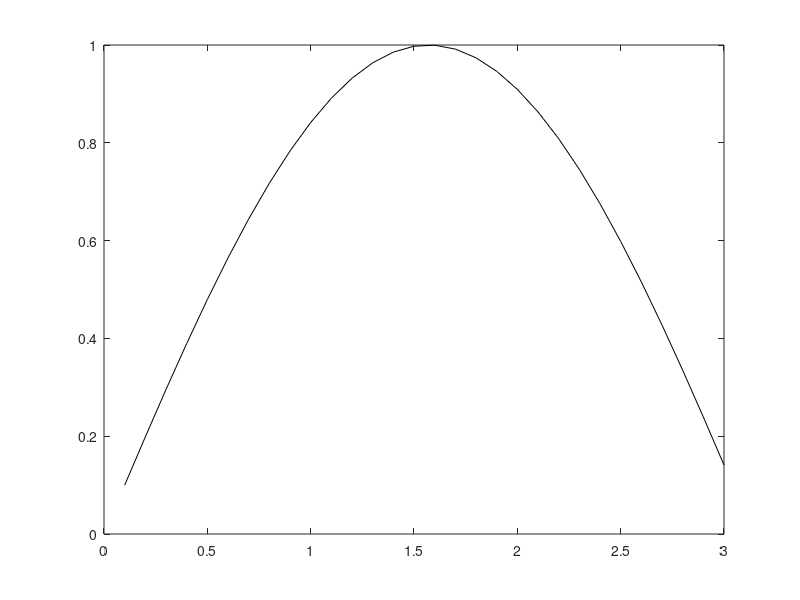
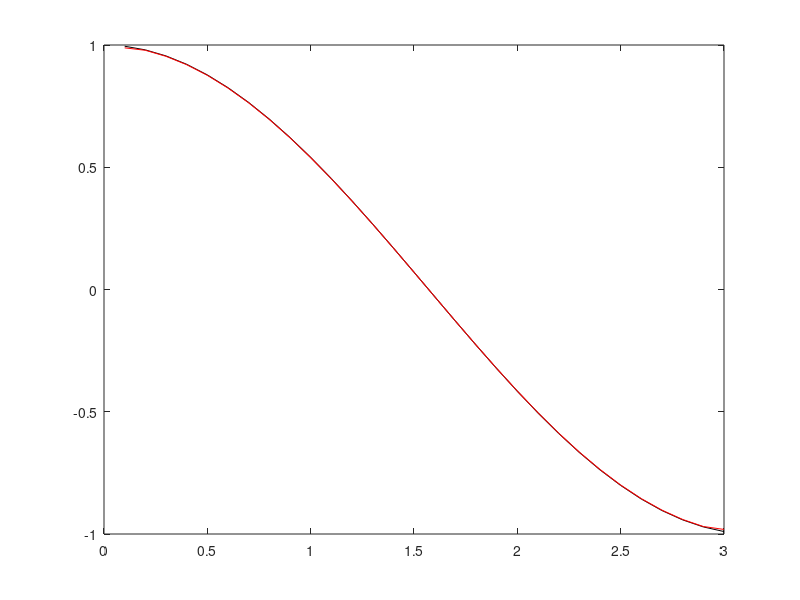

These charts were generated, in order, by the following MATLAB code:
clear all;close all

x = .1 : .1 : 3 ;

f = sin(x);

plot(x ,f , 'k')

hold on
%维数length(x)
n = length(f);

%需要安装符号计算工具箱
dfdx = zeros(n,1);

dfdx(1) = (f(2)-f(1))/(x(2)-x(1));

for k = 2: n-1
    dfdx(k) = (f(k+1)-f(k-1))/(x(k+1)-x(k-1));
end

dfdx(n) = (f(n)-f(n-1))/(x(n)-x(n-1));


figure
plot(x,cos(x),'k')
hold on
plot(x,dfdx,'r')